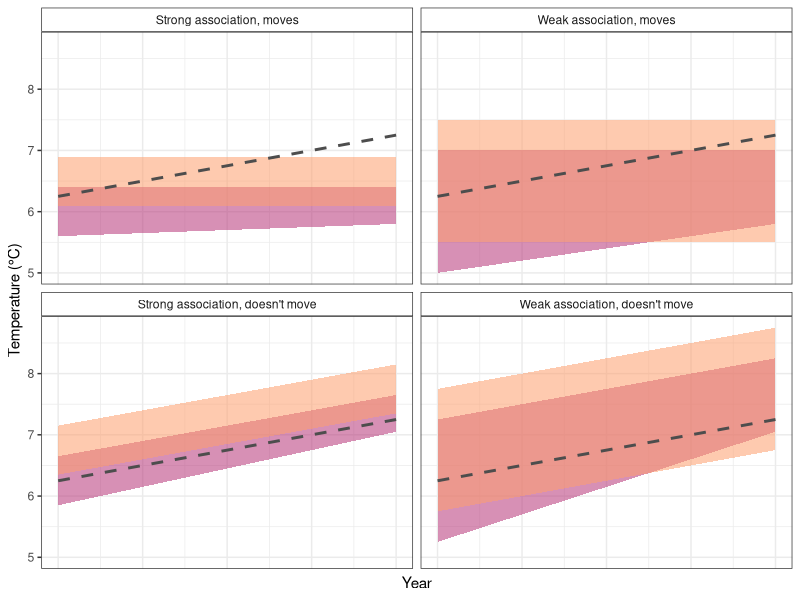
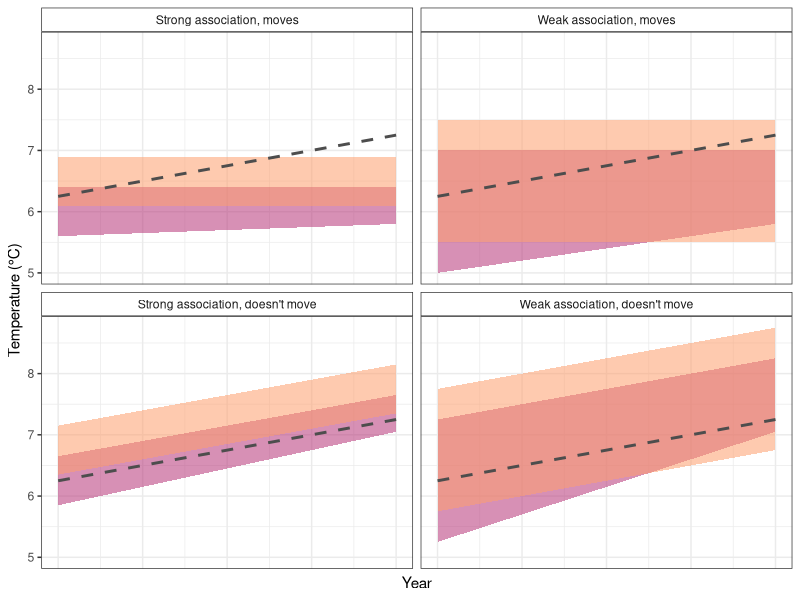

Here is the R script that generated these plots, in order:
library(ggplot2)
library(dplyr)

# Simulate data for scenarios
set.seed(42) # For reproducibility
years <- rep(2000:2020, times = 4)
scenario <- rep(1:4, each = 21)
temp_increase <- 0.05 * (years - 2000) # 0.5 degree per decade, consistent across scenarios
mean_temp <- 6 + temp_increase + 0.25

scenario_temp <- mean_temp
data <- data.frame(years, scenario, temp = scenario_temp, mean_temp= mean_temp)

data$temp[which(data$scenario %in% c(1,2))] = 6

data$se <- c(0.2,0.5,0.2,0.5)[data$scenario]
data$lo <- data$temp - 2*data$se
data$hi <- data$temp + 2*data$se
data$shrink <- FALSE

# copy the data to include a 
data2 <- data
data2$shrink <- TRUE
data2$lo[which(data2$scenario==1)] <- data2$temp[which(data2$scenario==1)] - 2*seq(0.2,0.1, length.out=21)
data2$lo[which(data2$scenario==2)] <- data2$temp[which(data2$scenario==2)] - 2*seq(0.5,0.1, length.out=21)
data2$lo[which(data2$scenario==3)] <- data2$temp[which(data2$scenario==3)] - 2*seq(0.2,0.1, length.out=21)
data2$lo[which(data2$scenario==4)] <- data2$temp[which(data2$scenario==4)] - 2*seq(0.5,0.1, length.out=21)

data <- rbind(data, data2)
data$shrink <- as.factor(1 - as.numeric(data$shrink))
data$linestyle <- 1
data$linestyle[which(data$shrink==FALSE)] = 3

data$temp[which(data$shrink==1)] = data$temp[which(data$shrink==1)] + 0.5
data$lo[which(data$shrink==1)] = data$lo[which(data$shrink==1)] + 0.5
data$hi[which(data$shrink==1)] = data$hi[which(data$shrink==1)] + 0.5

# Plot without scenarios 3 and 6
ggplot(data) +
  geom_ribbon(aes(x = years, ymin = lo, ymax = hi, alpha = 0.3, group = shrink, fill = shrink)) +
  facet_wrap(~scenario, ncol = 2, labeller = as_labeller(c("1" = "Strong association, moves", 
                                                           "2" = "Weak association, moves", 
                                                           "3" = "Strong association, doesn't move", 
                                                           "4" = "Weak association, doesn't move"))) +
  labs(x = "Year", y = "Temperature (°C)") +
  geom_line(aes(x = years, y = mean_temp), color = "grey30", linewidth = 1, linetype = 2) +  # Mean temperature trend
  scale_fill_viridis_d(option = "magma", begin = 0.5, end = 0.8) + 
  scale_color_viridis_d(option = "magma", begin = 0.5, end = 0.8) + 
  theme_bw() +
  theme(legend.position = "none", axis.ticks.x = element_blank(),
        axis.text.x = element_blank(),
        strip.background = element_rect(fill = "white"))  # Modify facet label background
ggsave("conceptual_fig.png", width=7, height = 5)
# 
# # Simulate data for scenarios
# set.seed(42) # For reproducibility
# years <- rep(2000:2020, times = 4)
# scenario <- rep(1:4, each = 21)
# temp_increase <- 0.05 * (years - 2000) # 0.5 degree per decade, consistent across scenarios
# mean_temp <- 6 + temp_increase
# 
# scenario_temp <- mean_temp
# data <- data.frame(years, scenario, temp = scenario_temp, mean_temp= mean_temp)
# 
# data$temp[which(data$scenario %in% c(1,2))] = 6
# 
# data$se <- c(0.2,0.4,0.2,0.4)[data$scenario]
# data$id <- seq(1, nrow(data))
# 
# for(i in 1:nrow(data)) {
#   
#   dat <- data
#   q_df <- data.frame(q = seq(-1.96, 1.96, length.out=80))
#   q_df$qnorm = dat$se[i]*q_df$q
#   z <- seq(0.01,1, length.out=40)
#   q_df$dnorm <- c(z, rev(z))#dnorm(abs(q_df$q), 0, 1)
#   q_df$id <- data$id[i]
#   #dat$q <- q_df$q[i]
#   #dat$grp <- i
#   dat <- left_join(dat, q_df)
#   if(i == 1) {
#     data_all <- dat
#   } else {
#     data_all <- rbind(data_all, dat)
#   }
# }
# 
# data$shrink <- FALSE
# 
# # # copy the data to include a 
# # data2 <- data
# # data2$shrink <- TRUE
# # data2$lo[which(data2$scenario==1)] <- data2$temp[which(data2$scenario==1)] - 2*seq(0.2,0.1, length.out=21)
# # 
# # data2$lo[which(data2$scenario==2)] <- data2$temp[which(data2$scenario==2)] - 2*seq(0.4,0.1, length.out=21)
# # 
# # data2$lo[which(data2$scenario==3)] <- data2$temp[which(data2$scenario==3)] - 2*seq(0.2,0.1, length.out=21)
# # 
# # data2$lo[which(data2$scenario==4)] <- data2$temp[which(data2$scenario==4)] - 2*seq(0.4,0.1, length.out=21)
# # 
# # data <- rbind(data, data2)
# # data$shrink <- as.factor(1 - as.numeric(data$shrink))
# # data$linestyle <- 1
# # data$linestyle[which(data$shrink==FALSE)] = 3
# 
# 
# make_lines <- function(years = 2000:2020, temp_trend = rep(6, 21), 
#                        se = rep(0.2, 21), shrink = FALSE, n_lines = 80) {
#   alphas <- seq(0.01,1, length.out=n_lines/2)
#   for(i in 1:n_lines) {
#     d <- data.frame(years = years, se = se)
#     d$temp <- temp_trend + se*seq(-1.96, 1.96, length.out=n_lines)[i]
#     if(shrink == TRUE) {
#       if(i <= n_lines / 2) { 
#         # then lower se ramps down from the input value to half
#         ses <- se * seq(1, 0.5, length.out=length(se))
#         d$temp <- temp_trend + ses*seq(-1.96, 1.96, length.out=n_lines)[i]
#       }
#     }
#     
#     d$alpha <- c(alphas, rev(alphas))[i]
#     d$id <- i
#     if(i==1) {
#       df <- d
#     } else {
#       df <- rbind(df,d)
#     }
#   }
#   return(df)
# }
# 
# # create scenarios with no shrinking niches
# df1 <- make_lines()
# df1$scenario <- 1
# df2 <- make_lines(se = rep(0.4,21))
# df2$scenario <- 2
# df3 <- make_lines(temp_trend = seq(6,7,length.out=21))
# df3$scenario <- 3
# df4 <- make_lines(temp_trend = seq(6,7,length.out=21),se = rep(0.4,21))
# df4$scenario <- 4
# data_all <- rbind(df1,df2,df3,df4)
# data_all$grp <- as.factor(1)
# data_all$shrink <- FALSE
# 
# data_all <- dplyr::filter(data_all, id %in% c(1,80))
# 
# data_all$temp <- data_all$temp + 0.3
# 
# 
# 
# df_wider <- data_all %>%
#   tidyr::pivot_wider(
#     names_from = id,    
#     values_from = temp 
#   )
# names(df_wider)[7:8] = c("lo","hi")
# 
# df1 <- make_lines(shrink = TRUE)
# df1$scenario <- 1
# df2 <- make_lines(se = rep(0.4,21), shrink = TRUE)
# df2$scenario <- 2
# df3 <- make_lines(temp_trend = seq(6,7,length.out=21), shrink = TRUE)
# df3$scenario <- 3
# df4 <- make_lines(temp_trend = seq(6,7,length.out=21),se = rep(0.4,21), shrink = TRUE)
# df4$scenario <- 4
# data_shrink <- rbind(df1,df2,df3,df4)
# 
# data_shrink <- dplyr::filter(data_shrink, id %in% c(1,80))
# 
# df_wider2 <- data_shrink %>%
#   tidyr::pivot_wider(
#     names_from = id,    
#     values_from = temp 
#   )
# names(df_wider2)[7:8] = c("lo","hi")
# 
# data_shrink$grp <- as.factor(1)
# data_shrink$shrink <- TRUE
# 
# data_all <- rbind(data_all, data_shrink)
# data_all$shrink <- as.factor(1-as.numeric(data_all$shrink))
# 
# temptrend <- data.frame(years = 2000:2020, mean_temp = seq(6,7,length.out=21))
# data_all <- dplyr::left_join(data_all, temptrend)
# 
# ggplot(data_all) +
#   geom_line(aes(x = years, y = temp, group = id, alpha=alpha*0.02, col = shrink)) + 
#   #geom_ribbon(aes(x = years, ymin = lo, ymax = hi, alpha = 0.5)) +
#   facet_wrap(~scenario, ncol = 2, labeller = as_labeller(c("1" = "Strong association, moves", 
#                                                            "2" = "Weak association, moves", 
#                                                            "3" = "Strong association, doesn't move", 
#                                                            "4" = "Weak association, doesn't move"))) +
#   labs(x = "Year", y = "Temperature (°C)") +
#   geom_line(aes(x = years, y = mean_temp), color = "grey30", linewidth = 1, linetype = 2) +  # Mean temperature trend
#   #scale_fill_viridis_d(option = "magma", begin = 0.5, end = 0.8) + 
#   scale_color_viridis_d(option = "magma", begin = 0.5, end = 0.8) + 
#   theme_bw() +
#   theme(legend.position = "none", axis.ticks.x = element_blank(),
#         axis.text.x = element_blank(),
#         strip.background = element_rect(fill = "white", colour = "black"))  # Modify facet label background
# ggsave("conceptual_fig.png", width=7, height = 5)
# 
